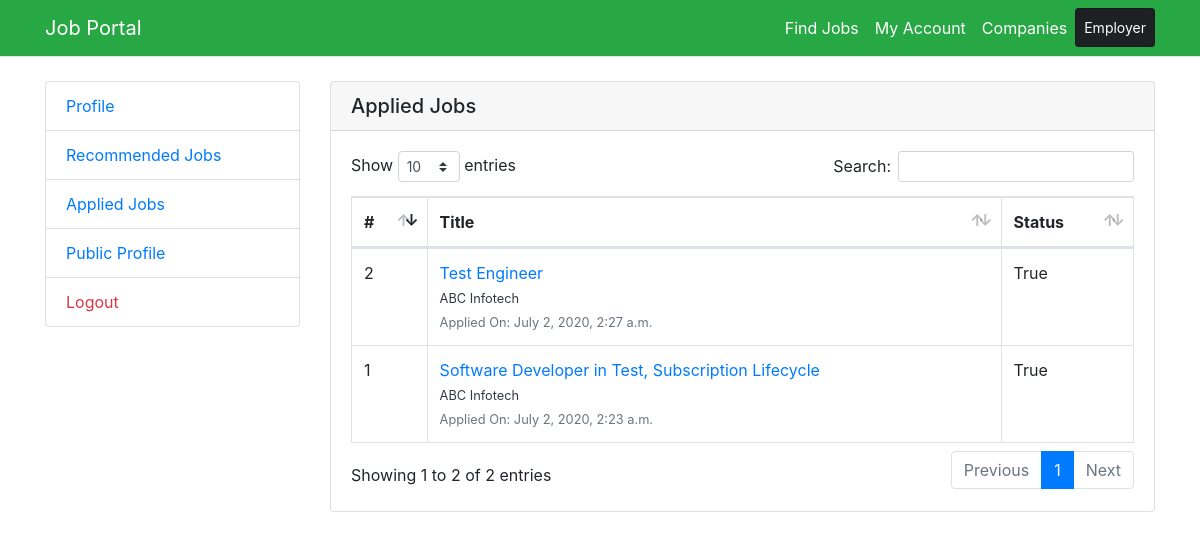
Page /applied-jobs/ (signed in) on the committed database.
### main/e_models.py (models this page shows)
class ApplyJob(models.Model):
    employee=models.ForeignKey(Employee,on_delete=models.SET_NULL,null=True)
    company=models.ForeignKey(Company,on_delete=models.SET_NULL,null=True)
    job=models.ForeignKey(Job,on_delete=models.SET_NULL,null=True)
    status=models.BooleanField(default=True)
    applied_time=models.DateTimeField(auto_now_add=True)

### main/models.py (models this page shows, shortened)
class Job(models.Model):
    company=models.ForeignKey(Company,on_delete=models.CASCADE)
    title=models.CharField(max_length=100)
    detail=models.TextField(blank=True)
    publish=models.BooleanField(default=True)
    post_date=models.DateTimeField(auto_now_add=True)

class Company(models.Model):
    title=models.CharField(max_length=20)
    email=models.CharField(max_length=50,default='',null=True)
    password=models.CharField(max_length=20,default='',null=True)
    detail=models.TextField(blank=True)
    contact_no=models.CharField(max_length=15)
    website=models.CharField(max_length=100,default='',null=True)
    address=models.CharField(max_length=150)
    active_status=models.BooleanField(default=True)
    class Meta:
        verbose_name_plural='Companies'

### main/e_views.py (the view)
# urls.py: path('applied-jobs/',e_views.applied_jobs,name='applied-jobs'),
def applied_jobs(request):
    emp=get_object_or_404(Employee,id=request.session['empId'])
    jobs=ApplyJob.objects.filter(employee=emp).order_by('applied_time')
    return render(request,'applied.html',{'jobs':jobs})

### main/context_processor.py (called while the page is built)
def company_noti_count(request):
    total_notification=0
    if 'companyId' in request.session:
        company=request.session['companyId']
        total_notification=Notification.objects.filter(receiver_id=company).count()
    return {'totalNotification':total_notification}

### main/templates/applied.html (shortened to what this page needs)
{% extends "base.html" %}
{% load static %}
{% load widget_tweaks %}
{% block content %}
<div class="row">
    <div class="col-md-3">
        {% include 'left-sidebar.html' %}
    </div>
    <div class="col-md-9">
        <div class="card">
            <h5 class="card-header">Applied Jobs</h5>
            <div class="card-body">
                <table class="table table-bordered" id="dataTable">
                    <thead>
                        <tr>
                            <th>#</th>
                            <th>Title</th>
                            <th>Status</th>
                        </tr>
                    </thead>
                    <tbody>
                        {% if jobs %}
                            {% for applied in jobs %}
                                <tr>
                                    <td>{{forloop.counter}}</td>
                                    <td>
                                        <a href="/job/detail/{{applied.job.id}}">{{applied.job.title}}</a>
                                        <br/><small class="text-muted"><a class="text-dark" href="/company/detail/{{applied.job.company.id}}">{{applied.job.company.title}}</a></small>
                                        <br/><small class="text-muted">Applied On: {{applied.applied_time}}</small>
                                    </td>
                                    <td>{{applied.job.publish}}</td>
                                </tr>
                            {% endfor %}
                        {% endif %}
                    </tbody>
                </table>
            </div>
        </div>
    </div>
</div>
<link rel="stylesheet" href="{% static 'lib/dataTable/css/dataTables.bootstrap4.min.css' %}">
<link rel="stylesheet" href="{% static 'lib/dataTable/dataTables.min.css' %}">
{% endblock %}

### rows in the picture
ApplyJob: job "Software Developer in Test, Subscription Lifecycle", job.company "ABC Infotech", applied_time "July 2, 2020, 2:23 a.m.", job.publish "True"
ApplyJob: job "Test Engineer", job.company "ABC Infotech", applied_time "July 2, 2020, 2:27 a.m.", job.publish "True"
